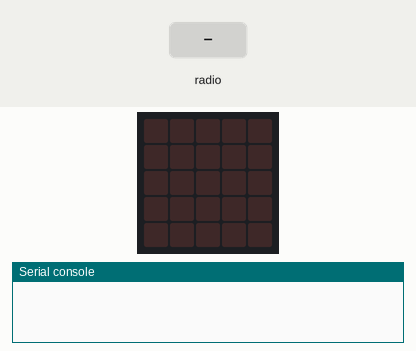
Simulated run of this program. Board: BBC micro:bit running MicroPython. On the bench: the board's 5×5 LED display, the last lines printed to the serial console. The inputs (shaded band) are chosen by the test bench. No radio messages arrive unless stated (any console line starting 'radio sent:' is added by the test bench).

Above: at 1.2 s.
1.3 s: radio message "1" arrives
At 2.0 s:
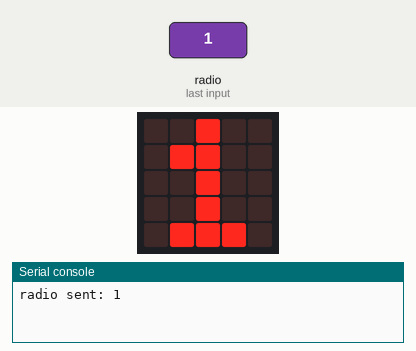
Timing chart, 0 to 4.3 s (numbered marks = the images above; inputs shaded):
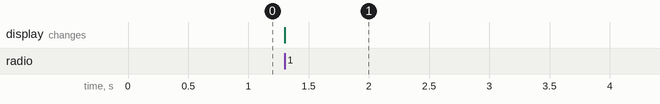

The program:

satellite_station_satellite.py
```python
from microbit import *
import radio

# turn on the radio using default channel 7
radio.config(channel=7)
radio.on()

while True:
    message = radio.receive()
    if message:
        radio.send(message)
        display.show(message)
        sleep(5000)
        display.clear()
```

Measured:
- after the input at 1.3 s, the display: changes at once (image 1)
